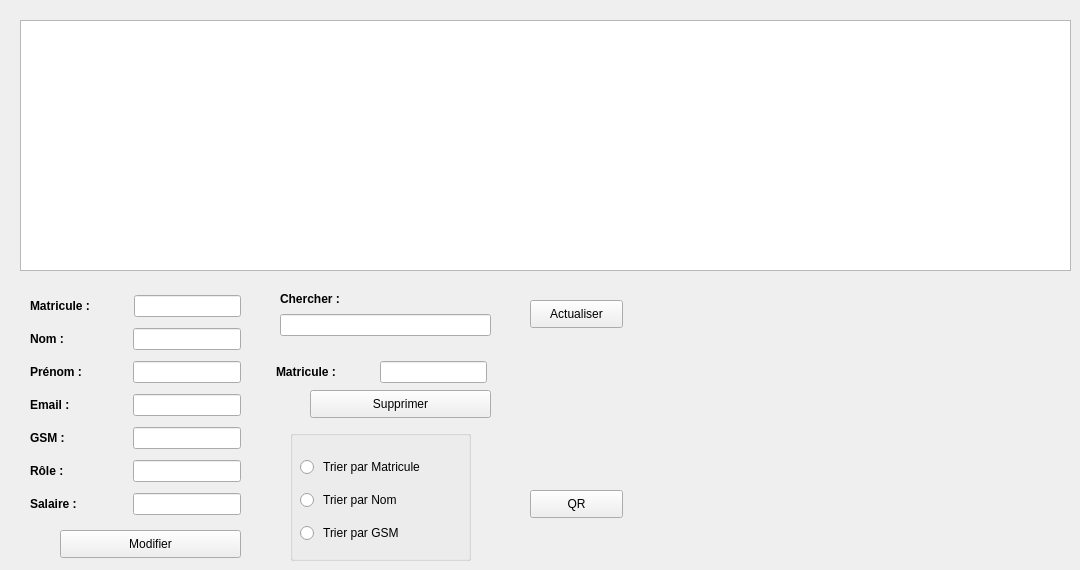
           <widget class="QWidget" name="Gestion">
            <attribute name="title">
             <string>Gestion des employées</string>
            </attribute>
            <widget class="QPushButton" name="pb_supprimer_2">
             <property name="geometry">
              <rect>
               <x>310</x>
               <y>390</y>
               <width>181</width>
               <height>28</height>
              </rect>
             </property>
             <property name="text">
              <string>Supprimer</string>
             </property>
            </widget>
            <widget class="QTableView" name="tab_employee_2">
             <property name="geometry">
              <rect>
               <x>20</x>
               <y>20</y>
               <width>1051</width>
               <height>251</height>
              </rect>
             </property>
            </widget>
            <widget class="QPushButton" name="pb_update_2">
             <property name="geometry">
              <rect>
               <x>60</x>
               <y>530</y>
               <width>181</width>
               <height>28</height>
              </rect>
             </property>
             <property name="text">
              <string>Modifier</string>
             </property>
            </widget>
            <widget class="QLabel" name="qr_code_2">
             <property name="geometry">
              <rect>
               <x>680</x>
               <y>290</y>
               <width>301</width>
               <height>221</height>
              </rect>
             </property>
             <property name="text">
              <string/>
             </property>
            </widget>
            <widget class="QPushButton" name="qrCode_2">
             <property name="geometry">
              <rect>
               <x>530</x>
               <y>490</y>
               <width>93</width>
               <height>28</height>
              </rect>
             </property>
             <property name="text">
              <string>QR</string>
             </property>
            </widget>
            <widget class="QPushButton" name="LoadButton_Historique_3">
             <property name="geometry">
              <rect>
               <x>530</x>
               <y>300</y>
               <width>93</width>
               <height>28</height>
              </rect>
             </property>
             <property name="text">
              <string>Actualiser</string>
             </property>
            </widget>
            <widget class="QGroupBox" name="groupBox_12">
             <property name="geometry">
              <rect>
               <x>290</x>
               <y>430</y>
               <width>181</width>
               <height>131</height>
              </rect>
             </property>
             <property name="title">
              <string/>
             </property>
             <widget class="QWidget" name="layoutWidget">
              <property name="geometry">
               <rect>
                <x>10</x>
                <y>20</y>
                <width>161</width>
                <height>101</height>
               </rect>
              </property>
              <layout class="QVBoxLayout" name="verticalLayout_15">
               <item>
                <widget class="QRadioButton" name="radioButton_tri_personnel_7">
                 <property name="text">
                  <string> Trier par Matricule</string>
                 </property>
                </widget>
               </item>
               <item>
                <widget class="QRadioButton" name="radioButton_tri_personnel_5">
                 <property name="text">
                  <string> Trier par Nom</string>
                 </property>
                </widget>
               </item>
               <item>
                <widget class="QRadioButton" name="radioButton_tri_personnel_6">
                 <property name="text">
                  <string> Trier par GSM</string>
                 </property>
                </widget>
               </item>
              </layout>
             </widget>
            </widget>
            <widget class="QWidget" name="layoutWidget">
             <property name="geometry">
              <rect>
               <x>30</x>
               <y>290</y>
               <width>211</width>
               <height>232</height>
              </rect>
             </property>
             <layout class="QVBoxLayout" name="verticalLayout_14">
              <item>
               <layout class="QHBoxLayout" name="horizontalLayout_51">
                <item>
                 <widget class="QLabel" name="label_Matricule_5">
                  <property name="font">
                   <font>
                    <weight>75</weight>
                    <bold>true</bold>
                   </font>
                  </property>
                  <property name="text">
                   <string>Matricule :</string>
                  </property>
                 </widget>
                </item>
                <item>
                 <spacer name="horizontalSpacer_31">
                  <property name="orientation">
                   <enum>Qt::Horizontal</enum>
                  </property>
                  <property name="sizeHint" stdset="0">
                   <size>
                    <width>40</width>
                    <height>20</height>
                   </size>
                  </property>
                 </spacer>
                </item>
                <item>
                 <widget class="QLineEdit" name="lineEdit_matricule_update_2"/>
                </item>
               </layout>
              </item>
              <item>
               <layout class="QHBoxLayout" name="horizontalLayout_52">
                <item>
                 <widget class="QLabel" name="label_Nom_5">
                  <property name="font">
                   <font>
                    <weight>75</weight>
                    <bold>true</bold>
                   </font>
                  </property>
                  <property name="text">
                   <string>Nom :</string>
                  </property>
                 </widget>
                </item>
                <item>
                 <spacer name="horizontalSpacer_32">
                  <property name="orientation">
                   <enum>Qt::Horizontal</enum>
                  </property>
                  <property name="sizeHint" stdset="0">
                   <size>
                    <width>40</width>
                    <height>20</height>
                   </size>
                  </property>
                 </spacer>
                </item>
                <item>
                 <widget class="QLineEdit" name="lineEdit_Nom_update_2"/>
                </item>
               </layout>
              </item>
              <item>
               <layout class="QHBoxLayout" name="horizontalLayout_53">
                <item>
                 <widget class="QLabel" name="label_prenom_5">
                  <property name="font">
                   <font>
                    <weight>75</weight>
                    <bold>true</bold>
                   </font>
                  </property>
                  <property name="text">
                   <string>Prénom :</string>
                  </property>
                 </widget>
                </item>
                <item>
                 <spacer name="horizontalSpacer_33">
                  <property name="orientation">
                   <enum>Qt::Horizontal</enum>
                  </property>
                  <property name="sizeHint" stdset="0">
                   <size>
                    <width>40</width>
                    <height>20</height>
                   </size>
                  </property>
                 </spacer>
                </item>
                <item>
                 <widget class="QLineEdit" name="lineEdit_prenom_update_2"/>
                </item>
               </layout>
              </item>
              <item>
               <layout class="QHBoxLayout" name="horizontalLayout_54">
                <item>
                 <widget class="QLabel" name="label_mail_6">
                  <property name="font">
                   <font>
                    <weight>75</weight>
                    <bold>true</bold>
                   </font>
                  </property>
                  <property name="text">
                   <string>Email :</string>
                  </property>
                 </widget>
                </item>
                <item>
                 <spacer name="horizontalSpacer_34">
                  <property name="orientation">
                   <enum>Qt::Horizontal</enum>
                  </property>
                  <property name="sizeHint" stdset="0">
                   <size>
                    <width>40</width>
                    <height>20</height>
                   </size>
                  </property>
                 </spacer>
                </item>
                <item>
                 <widget class="QLineEdit" name="lineEdit_mail_update_2"/>
                </item>
               </layout>
              </item>
              <item>
               <layout class="QHBoxLayout" name="horizontalLayout_55">
                <item>
                 <widget class="QLabel" name="label_GSM_5">
                  <property name="font">
                   <font>
                    <weight>75</weight>
                    <bold>true</bold>
                   </font>
                  </property>
                  <property name="text">
                   <string>GSM :</string>
                  </property>
                 </widget>
                </item>
                <item>
                 <spacer name="horizontalSpacer_35">
                  <property name="orientation">
                   <enum>Qt::Horizontal</enum>
                  </property>
                  <property name="sizeHint" stdset="0">
                   <size>
                    <width>40</width>
                    <height>20</height>
                   </size>
                  </property>
                 </spacer>
                </item>
                <item>
                 <widget class="QLineEdit" name="lineEdit_gsm_update_2"/>
                </item>
               </layout>
              </item>
              <item>
               <layout class="QHBoxLayout" name="horizontalLayout_56">
                <item>
                 <widget class="QLabel" name="label_Role_5">
                  <property name="font">
                   <font>
                    <weight>75</weight>
                    <bold>true</bold>
                   </font>
                  </property>
                  <property name="text">
                   <string>Rôle :</string>
                  </property>
                 </widget>
                </item>
                <item>
                 <spacer name="horizontalSpacer_36">
                  <property name="orientation">
                   <enum>Qt::Horizontal</enum>
                  </property>
                  <property name="sizeHint" stdset="0">
                   <size>
                    <width>40</width>
                    <height>20</height>
                   </size>
                  </property>
                 </spacer>
                </item>
                <item>
                 <widget class="QLineEdit" name="lineEdit_role_update_2"/>
                </item>
               </layout>
              </item>
              <item>
               <layout class="QHBoxLayout" name="horizontalLayout_57">
                <item>
                 <widget class="QLabel" name="label_Salaire_5">
                  <property name="font">
                   <font>
                    <weight>75</weight>
                    <bold>true</bold>
                   </font>
                  </property>
                  <property name="text">
                   <string>Salaire :</string>
                  </property>
                 </widget>
                </item>
                <item>
                 <spacer name="horizontalSpacer_37">
                  <property name="orientation">
                   <enum>Qt::Horizontal</enum>
                  </property>
                  <property name="sizeHint" stdset="0">
                   <size>
                    <width>40</width>
                    <height>20</height>
                   </size>
                  </property>
                 </spacer>
                </item>
                <item>
                 <widget class="QLineEdit" name="lineEdit_salaire_update_2"/>
                </item>
               </layout>
              </item>
             </layout>
            </widget>
            <widget class="QWidget" name="layoutWidget">
             <property name="geometry">
              <rect>
               <x>276</x>
               <y>360</y>
               <width>211</width>
               <height>24</height>
              </rect>
             </property>
             <layout class="QHBoxLayout" name="horizontalLayout_58">
              <item>
               <widget class="QLabel" name="label_7">
                <property name="font">
                 <font>
                  <weight>75</weight>
                  <bold>true</bold>
                 </font>
                </property>
                <property name="text">
                 <string>Matricule :</string>
                </property>
               </widget>
              </item>
              <item>
               <spacer name="horizontalSpacer_38">
                <property name="orientation">
                 <enum>Qt::Horizontal</enum>
                </property>
                <property name="sizeHint" stdset="0">
                 <size>
                  <width>40</width>
                  <height>20</height>
                 </size>
                </property>
               </spacer>
              </item>
              <item>
               <widget class="QLineEdit" name="lineEdit_2"/>
              </item>
             </layout>
            </widget>
            <widget class="QWidget" name="layoutWidget">
             <property name="geometry">
              <rect>
               <x>280</x>
               <y>290</y>
               <width>211</width>
               <height>46</height>
              </rect>
             </property>
             <layout class="QVBoxLayout" name="verticalLayout_16">
              <item>
               <widget class="QLabel" name="label_45">
                <property name="font">
                 <font>
                  <weight>75</weight>
                  <bold>true</bold>
                 </font>
                </property>
                <property name="text">
                 <string>Chercher :</string>
                </property>
               </widget>
              </item>
              <item>
               <widget class="QLineEdit" name="recherche_par_reference_6"/>
              </item>
             </layout>
            </widget>
           </widget>
